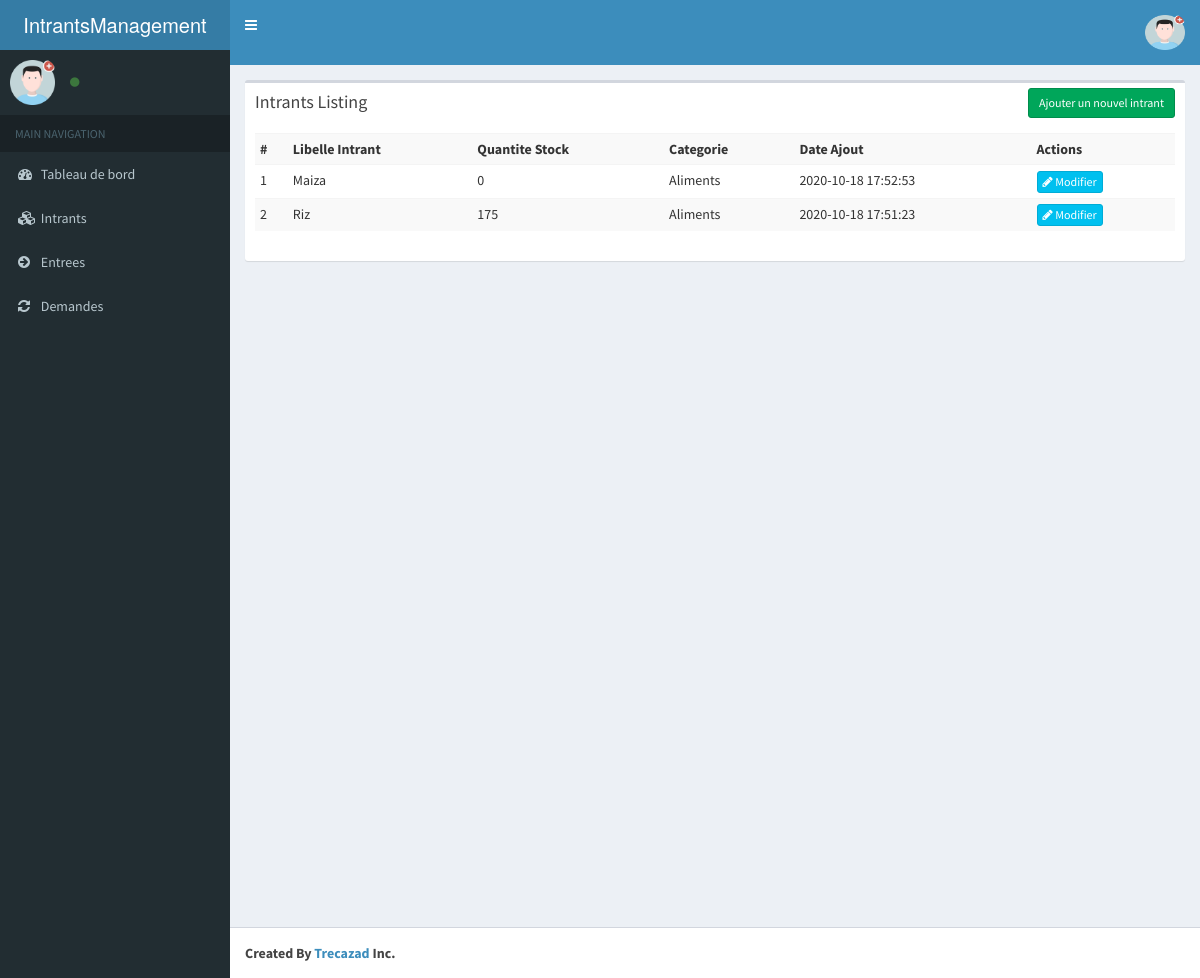
The page /index.php/intrant on the database its author committed.
### tables this page shows
CREATE TABLE `tb_im_intrants` (
  `intrant_id` int(11) NOT NULL,
  `libelle` varchar(75) NOT NULL,
  `qte_stock` int(11) DEFAULT NULL,
  `categorie_sid` varchar(75) DEFAULT NULL,
  `date_ajout` datetime NOT NULL,
  `date_modif` datetime NOT NULL
);

### application/controllers/Intrant.php (called while the page is built, shortened)
<?php
class Intrant extends CI_Controller{
    function __construct()
    {
        $this->load->model('User_model');
        $this->load->model('Educazad_model');
    }
    function index()
    {
        $data['all_intrants'] = $this->Educazad_model->get_multiple('tb_im_intrants', array(), 'tb_im_intrants.intrant_id','DESC');
        $data['_view'] = 'intrants/index';
        $this->load->view('layouts/main',$data);
    }
}

### index.php (called while the page is built, shortened)
<?php
require_once BASEPATH.'core/CodeIgniter.php';

### application/models/Educazad_model.php (called while the page is built, shortened)
<?php
class Educazad_model extends CI_Model
{
    public function get_multiple($table, $where = array(), $order_by = '', $order = '', $limit_page = array(), $position = array())
    {
        $this->db->order_by($order_by, $order);
        $query = $this->db->get_where($table, $where);
        return $query->result();
    }
}

### application/views/intrants/index.php (the view, shortened to what this page needs)
<div class="row">
    <div class="col-md-12">
        <div class="box">
            <div class="box-header">
                <h3 class="box-title">Intrants Listing</h3>
                <div class="box-tools">
                    <a href="<?php echo site_url('intrant/add'); ?>" class="btn btn-success btn-sm">Ajouter un nouvel intrant</a>
                </div>
            </div>
            <div class="box-body">
            <div class="table-responsive">
                <table class="table-sm table table-striped table-condensed">
                    <tr>
                        <th>#</th>
                        <th>Libelle Intrant</th>
                        <th>Quantite Stock</th>
                        <th>Categorie</th>
                        <th>Date Ajout</th>
                        <th>Actions</th>
                    </tr>
                    <?php $count=1; foreach($all_intrants as $t){ ?>
                        <tr>
                            <td><?php echo $count++; ?></td>
                            <td><?php echo $t->libelle; ?></td>
                            <td><?php echo $t->qte_stock; ?></td>
                            <td><?php echo $t->categorie_sid ?></td>
                            <td><?php echo $t->date_ajout ?></td>
                            <td>
                                <a href="<?php echo site_url('intrant/edit/'.$t->intrant_id); ?>"
                                   class="btn btn-info btn-xs"><span class="fa fa-pencil"></span> Modifier</a>
                            </td>
                        </tr>
                    <?php } ?>
                </table>
            </div>
            </div>
        </div>
    </div>
</div>

### rows shown on the page
tb_im_intrants: libelle "Maiza", qte_stock "0", categorie_sid "Aliments", date_ajout "2020-10-18 17:52:53"
tb_im_intrants: libelle "Riz", qte_stock "175", categorie_sid "Aliments", date_ajout "2020-10-18 17:51:23"
